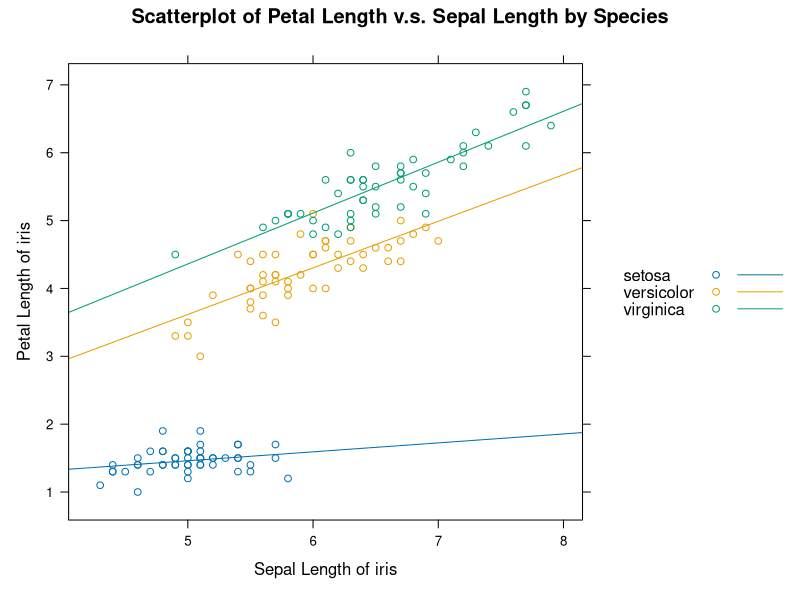
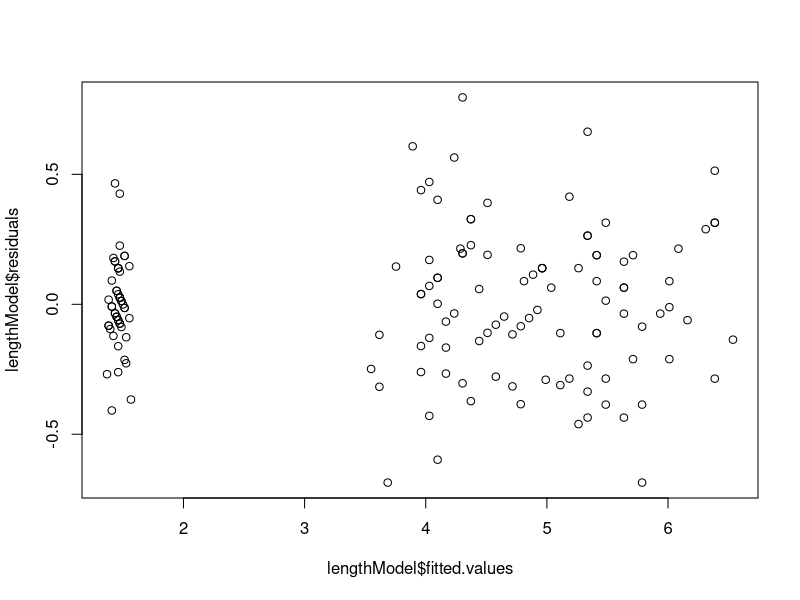
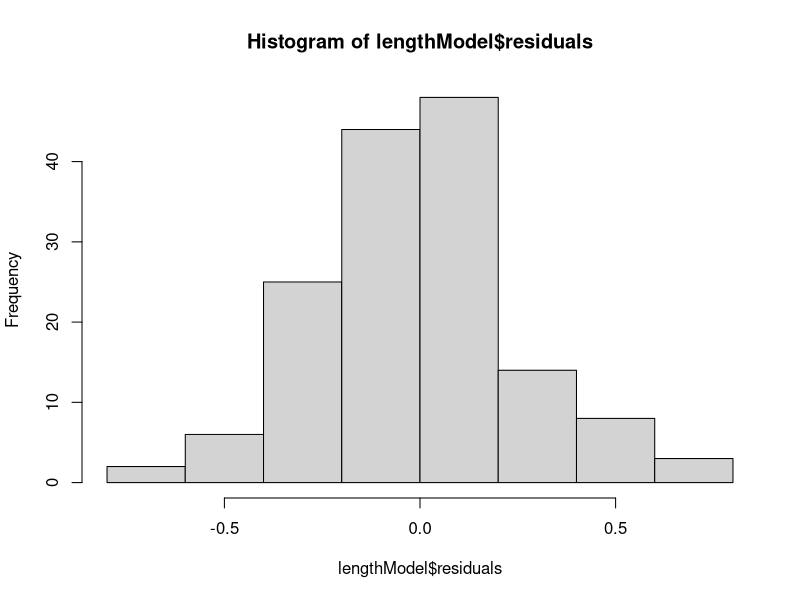
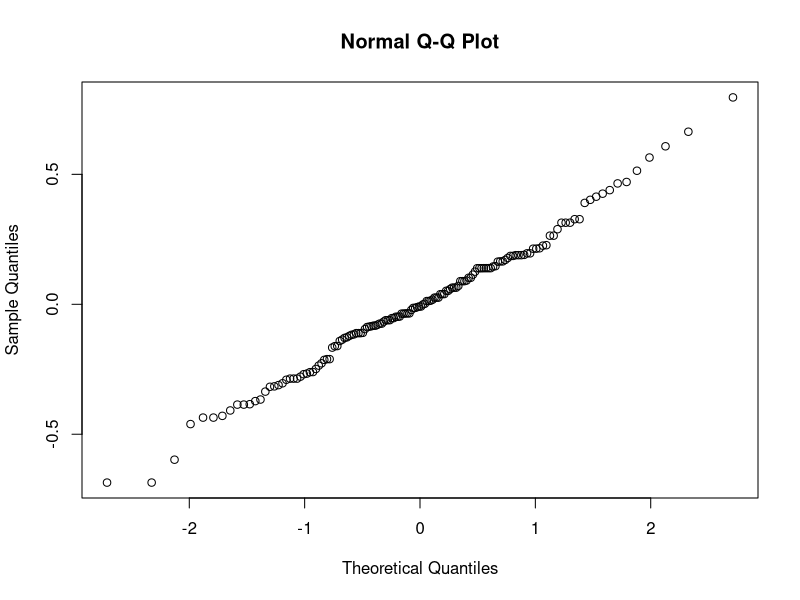
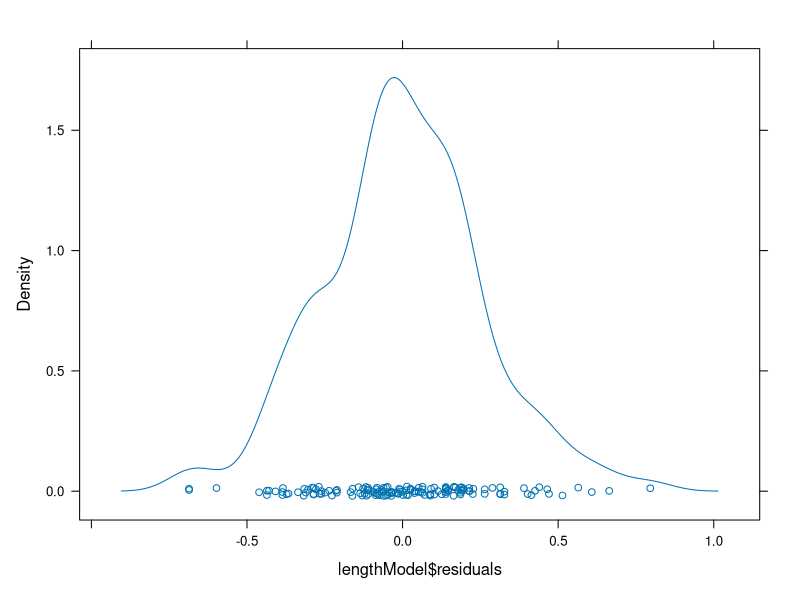

The R source for these figures, in order:
################################################################################
#
#Author: Xinyi (Anny) Cui
#Date: Oct. 2, 2022
#
#Title: Warm-Up: Comparing Two Regression Lines
#
#Data comes from the build-in R dataset iris
#
################################################################################
#
#Recall iris dataset
head(iris)
str(iris)
attach(iris)
#
#Produce a scatterplot of petal.length~sepal.length colored by by species
lattice::xyplot(Petal.Length~Sepal.Length, data=iris, groups=Species, 
                auto.key=TRUE,
                xlab="Sepal Length of iris", ylab="Petal Length of iris",
                main="Scatterplot of Petal Length v.s. Sepal Length by Species",
                type=c("p","r"))
#
#Construct the model
lengthModel<-lm(Petal.Length~Sepal.Length + Species + Sepal.Length*Species)
summary(lengthModel)
anova(lengthModel)
#
#Check for the linearity
plot(lengthModel$fitted.values, lengthModel$residuals)
hist(lengthModel$residuals)
qqnorm(lengthModel$residuals)
lattice::densityplot(lengthModel$residuals)
